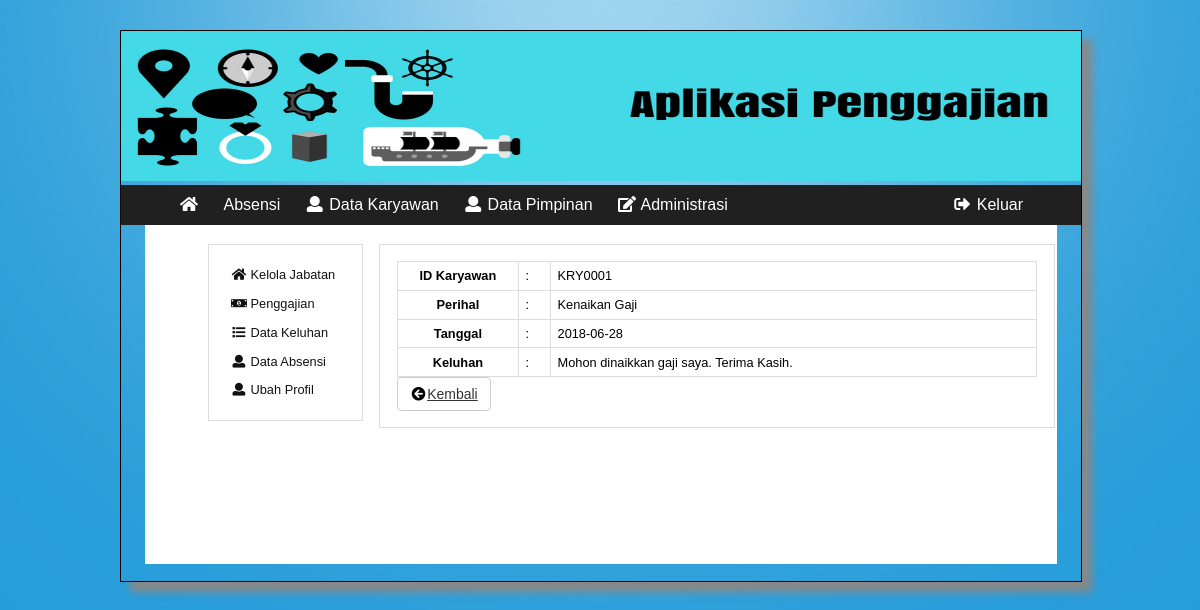
The app's page /admin/index.php?p=d_administrasi&k=a_keluhan&kel=1 (signed in) with its own data.
### tables this page shows
CREATE TABLE `keluhan` (
  `ID` int(11) NOT NULL,
  `id_karyawan` varchar(15) DEFAULT NULL,
  `perihal_keluhan` varchar(50) DEFAULT NULL,
  `tanggal_keluhan` date DEFAULT NULL,
  `keluhan` text
);

### controller.php (called while the page is built, shortened)
<?php
if (!empty($_GET['kel']) ) {
  $id_keluh = $_GET['kel'];
  $querydetail_keluhan = "SELECT * FROM keluhan WHERE ID = '$id_keluh'";
  $sqldetail_keluhan = mysqli_query($mysqli,$querydetail_keluhan);
}
?>

### admin/konten/administrasi/a_keluhan.php (the view, shortened to what this page needs)
<form action="konten/proses/a_keluhan_aksi.php" method="post">
  <table id="tbl">
    <?php
    foreach ($sqldetail_keluhan as $key) {
      extract($key);
      ?>
           <tr>
               <th width="19%">ID Karyawan</th>
               <td width="5%">:</td>
               <td><?php echo $id_karyawan; ?></td>
           </tr>
           <tr>
               <th width="19%">Perihal</th>
               <td width="5%">:</td>
               <td><?php echo $perihal_keluhan; ?></td>
           </tr>
           <tr>
               <th width="19%">Tanggal</th>
               <td width="5%">:</td>
               <td><?php echo $tanggal_keluhan; ?></td>
           </tr>
           <tr>
               <th width="19%">Keluhan</th>
               <td width="5%">:</td>
               <td><?php echo $keluhan; ?></td>
           </tr>
           <?php
         }
          ?>
   </table>
   <a href="index.php?p=d_administrasi&k=a_keluhan_list" class="btn btn-default"><i class="fa fa-fw fa-arrow-circle-left" style="color:#000"></i>Kembali</a>
</form>

### booking.css (style rules this page uses)
@media (min-width: 576px) { body { background: url(img/bg.jpg); -webkit-background-size: 100% 100%; -moz-background-size: 100% 100%; -o-background-size: 100% 100%; background-size: cover; background-repeat: no-repeat; background-position: center; position: absolute; background-attachment: fixed; margin: 0px; padding: 0px; background-color: #fff; overflow-x: hidden; } }
@media (min-width: 576px) { #tbl { width: 100%; align-content: center; border-spacing: 0; border: 1px solid #ddd; border-right: 0; border-bottom: 0; display: table; position: relative; } }
@media (min-width: 576px) { #tbl th, #tbl td { padding: 1%; border: 1px solid #ddd; border-top: 0; border-left: 0; } }
@media (min-width: 576px) { .btn { display: inline-block; padding: 6px 12px; margin-bottom: 0; font-size: 14px; font-weight: normal; line-height: 1.42857143; text-align: center; white-space: nowrap; vertical-align: middle; -ms-touch-action: manipulation; touch-action: manipulation; cursor: pointer; -webkit-user-select: none; -moz-user-select: none; -ms-user-select: none; user-select: none; background-image: none; border: 1px solid transparent; border-radius: 4px; } }
@media (min-width: 576px) { .btn-default { color: #333; background-color: #fff; border-color: #ccc; } }

### records on screen
keluhan: id_karyawan "KRY0001", perihal_keluhan "Kenaikan Gaji", tanggal_keluhan "2018-06-28", keluhan "Mohon dinaikkan gaji saya. Terima Kasih."
